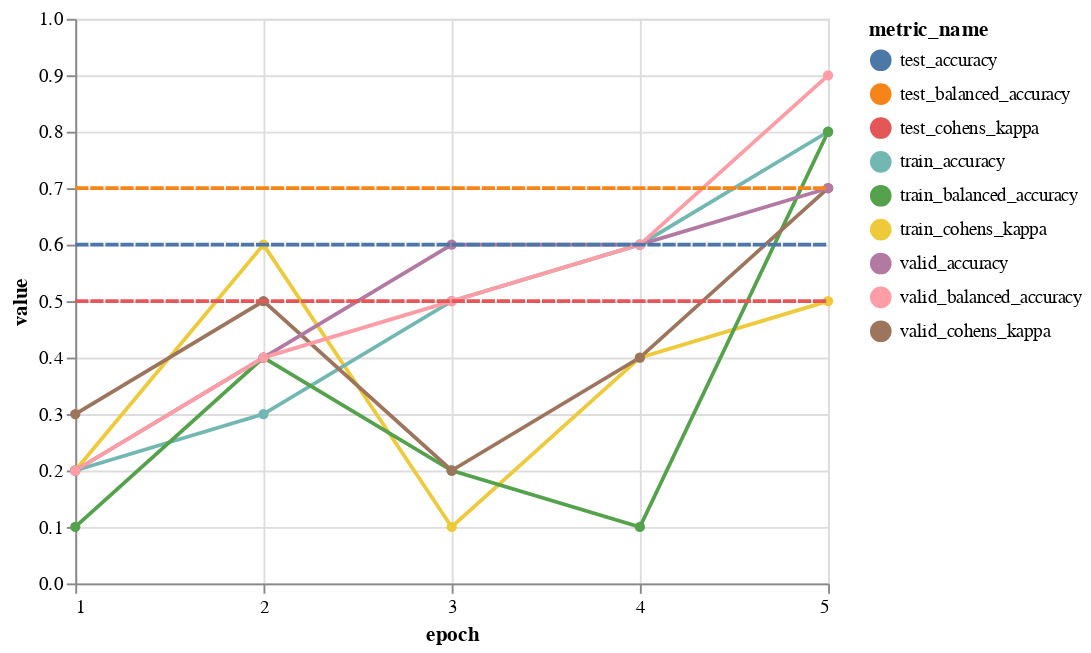

Write notebook code for a chart like this one.
### Code cell
chart

### Figure 1 — Vega-Lite specification as saved in the notebook (floating-point values rounded to 4 significant figures)
{"config": {"view": {"continuousWidth": 400, "continuousHeight": 300}}, "layer": [{"data": {"name": "data-48b1e0dc7470f4d056950227492d73c4"}, "mark": {"type": "line", "point": true}, "encoding": {"color": {"type": "nominal", "field": "metric_name"}, "x": {"type": "quantitative", "axis": {"tickMinStep": 1}, "field": "epoch"}, "y": {"type": "quantitative", "field": "value", "scale": {"domain": [0.0, 1]}}}}, {"data": {"name": "data-69fe823037c2a0996a7c554726c95368"}, "mark": {"type": "line", "strokeDash": [7, 1]}, "encoding": {"color": {"type": "nominal", "field": "metric_name"}, "x": {"type": "quantitative", "axis": {"tickMinStep": 1}, "field": "epoch"}, "y": {"type": "quantitative", "field": "value", "scale": {"domain": [0.0, 1]}}}}], "title": {"text": ""}, "$schema": "https://vega.github.io/schema/vega-lite/v4.8.1.json", "datasets": {"data-48b1e0dc7470f4d056950227492d73c4": [{"value": 0.2, "epoch": 1, "metric_name": "train_cohens_kappa"}, {"value": 0.6, "epoch": 2, "metric_name": "train_cohens_kappa"}, {"value": 0.1, "epoch": 3, "metric_name": "train_cohens_kappa"}, {"value": 0.4, "epoch": 4, "metric_name": "train_cohens_kappa"}, {"value": 0.5, "epoch": 5, "metric_name": "train_cohens_kappa"}, {"value": 0.2, "epoch": 1, "metric_name": "train_accuracy"}, {"value": 0.3, "epoch": 2, "metric_name": "train_accuracy"}, {"value": 0.5, "epoch": 3, "metric_name": "train_accuracy"}, {"value": 0.6, "epoch": 4, "metric_name": "train_accuracy"}, {"value": 0.8, "epoch": 5, "metric_name": "train_accuracy"}, {"value": 0.1, "epoch": 1, "metric_name": "train_balanced_accuracy"}, {"value": 0.4, "epoch": 2, "metric_name": "train_balanced_accuracy"}, {"value": 0.2, "epoch": 3, "metric_name": "train_balanced_accuracy"}, {"value": 0.1, "epoch": 4, "metric_name": "train_balanced_accuracy"}, {"value": 0.8, "epoch": 5, "metric_name": "train_balanced_accuracy"}, {"value": 0.3, "epoch": 1, "metric_name": "valid_cohens_kappa"}, {"value": 0.5, "epoch": 2, "metric_name": "valid_cohens_kappa"}, {"value": 0.2, "epoch": 3, "metric_name": "valid_cohens_kappa"}, {"value": 0.4, "epoch": 4, "metric_name": "valid_cohens_kappa"}, {"value": 0.7, "epoch": 5, "metric_name": "valid_cohens_kappa"}, {"value": 0.2, "epoch": 1, "metric_name": "valid_accuracy"}, {"value": 0.4, "epoch": 2, "metric_name": "valid_accuracy"}, {"value": 0.6, "epoch": 3, "metric_name": "valid_accuracy"}, {"value": 0.6, "epoch": 4, "metric_name": "valid_accuracy"}, {"value": 0.7, "epoch": 5, "metric_name": "valid_accuracy"}, {"value": 0.2, "epoch": 1, "metric_name": "valid_balanced_accuracy"}, {"value": 0.4, "epoch": 2, "metric_name": "valid_balanced_accuracy"}, {"value": 0.5, "epoch": 3, "metric_name": "valid_balanced_accuracy"}, {"value": 0.6, "epoch": 4, "metric_name": "valid_balanced_accuracy"}, {"value": 0.9, "epoch": 5, "metric_name": "valid_balanced_accuracy"}], "data-69fe823037c2a0996a7c554726c95368": [{"value": 0.5, "epoch": 1, "metric_name": "test_cohens_kappa"}, {"value": 0.5, "epoch": 2, "metric_name": "test_cohens_kappa"}, {"value": 0.5, "epoch": 3, "metric_name": "test_cohens_kappa"}, {"value": 0.5, "epoch": 4, "metric_name": "test_cohens_kappa"}, {"value": 0.5, "epoch": 5, "metric_name": "test_cohens_kappa"}, {"value": 0.6, "epoch": 1, "metric_name": "test_accuracy"}, {"value": 0.6, "epoch": 2, "metric_name": "test_accuracy"}, {"value": 0.6, "epoch": 3, "metric_name": "test_accuracy"}, {"value": 0.6, "epoch": 4, "metric_name": "test_accuracy"}, {"value": 0.6, "epoch": 5, "metric_name": "test_accuracy"}, {"value": 0.7, "epoch": 1, "metric_name": "test_balanced_accuracy"}, {"value": 0.7, "epoch": 2, "metric_name": "test_balanced_accuracy"}, {"value": 0.7, "epoch": 3, "metric_name": "test_balanced_accuracy"}, {"value": 0.7, "epoch": 4, "metric_name": "test_balanced_accuracy"}, {"value": 0.7, "epoch": 5, "metric_name": "test_balanced_accuracy"}]}}
